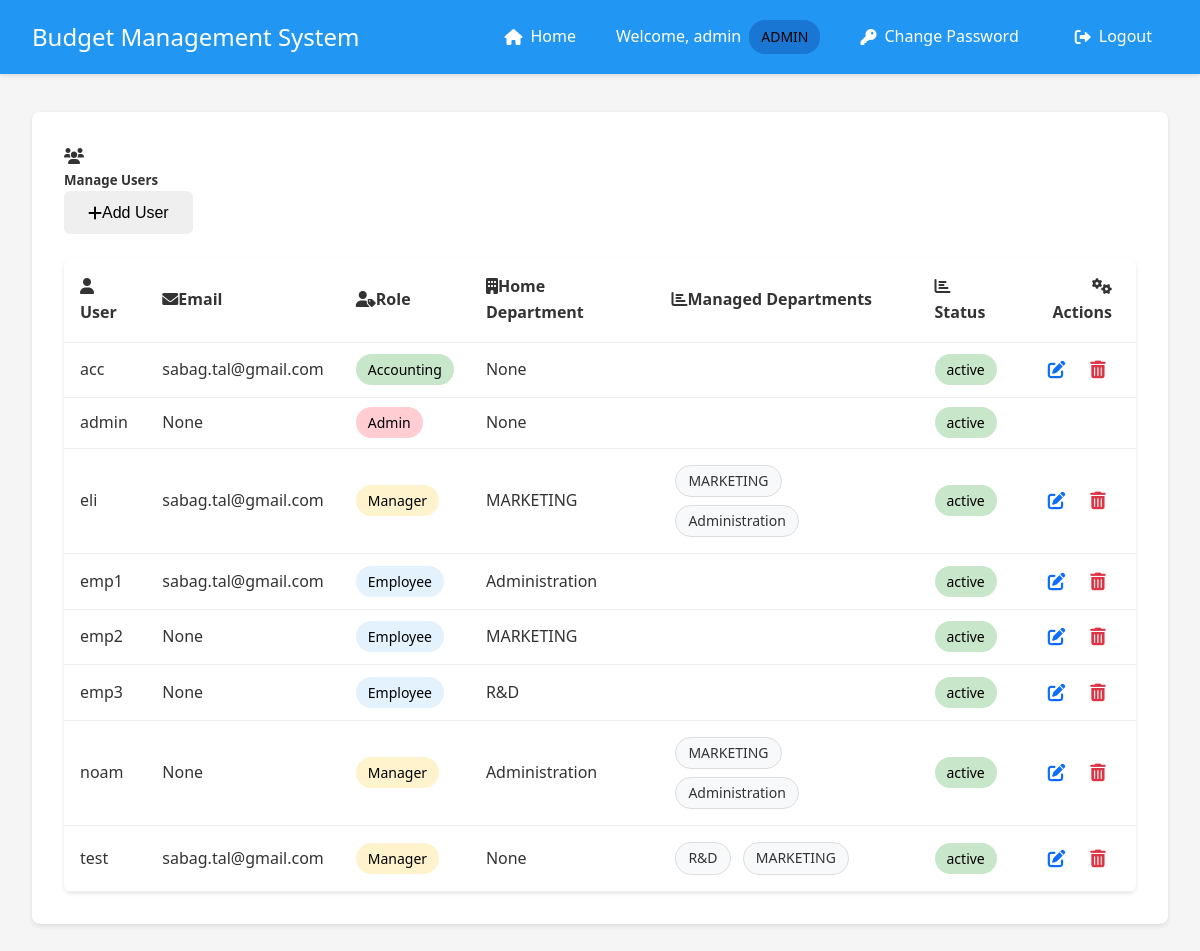
Before: /admin/users (signed in) with the older database file.
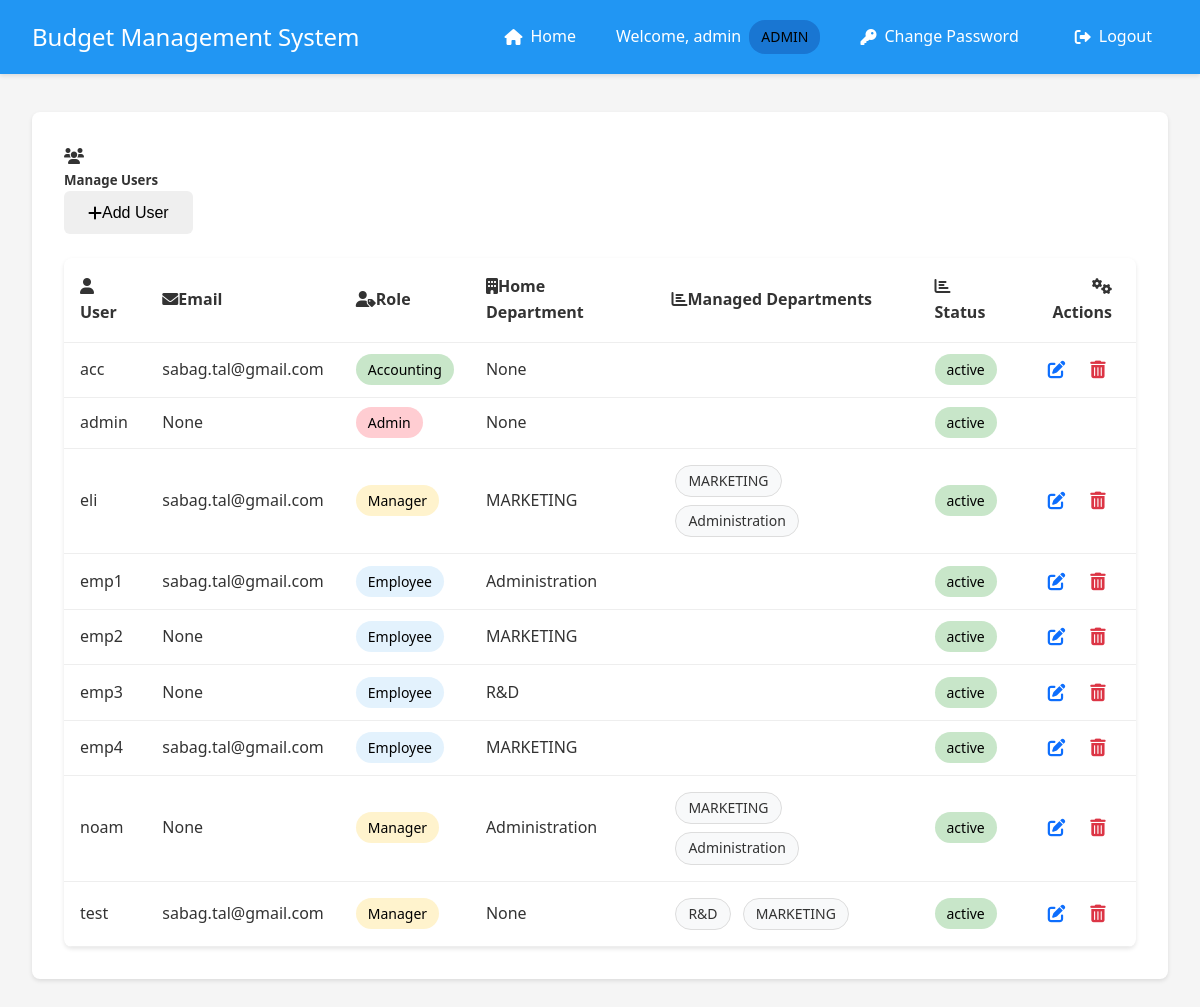
After: the same page with the newer database file.
### app.py (models this page shows, shortened)
class User(UserMixin, db.Model):
    __tablename__ = 'user'
    id = db.Column(db.Integer, primary_key=True)
    username = db.Column(db.String(80), unique=True, nullable=False)
    email = db.Column(db.String(120), unique=False, nullable=False)
    password = db.Column(db.String(120), nullable=False)
    is_manager = db.Column(db.Boolean, default=False)
    is_admin = db.Column(db.Boolean, default=False)
    is_accounting = db.Column(db.Boolean, default=False)
    status = db.Column(db.String(20), default='active')  # active, inactive, pending
    department_id = db.Column(db.Integer, db.ForeignKey('department.id'))
    home_department = db.relationship('Department',
                                    foreign_keys=[department_id],
                                    back_populates='employees')
    managed_departments = db.relationship('Department',
                                       secondary=manager_departments,
                                       backref=db.backref('department_managers', lazy='dynamic'))
    submitted_expenses = db.relationship('Expense',
                                       primaryjoin='User.id==Expense.user_id',
                                       backref='submitter',
                                       lazy=True)
    handled_expenses = db.relationship('Expense',
                                     primaryjoin='User.id==Expense.manager_id',
                                     backref='handler',
                                     lazy=True)

class Department(db.Model):
    __tablename__ = 'department'
    id = db.Column(db.Integer, primary_key=True)
    name = db.Column(db.String(100), nullable=False)
    budget = db.Column(db.Float, default=0.0)
    employees = db.relationship('User', foreign_keys='User.department_id', back_populates='home_department')
    categories = db.relationship('Category', backref='department', lazy=True)

### app.py (the view)
@app.route('/admin/users')
@login_required
def manage_users():
    if not current_user.is_admin:
        flash('Access denied. Admin privileges required.', 'danger')
        return redirect(url_for('index'))
    search = request.args.get('search', '').strip()
    department_filter = request.args.get('department', 'all')
    role_filter = request.args.get('role', 'all')
    query = User.query
    if search:
        search_pattern = f"%{search}%"
        query = query.filter(User.username.like(search_pattern))
    if department_filter != 'all':
        query = query.filter(User.department_id == department_filter)
    if role_filter == 'admin':
        query = query.filter(User.is_admin == True)
    elif role_filter == 'manager':
        query = query.filter(User.is_manager == True)
    elif role_filter == 'employee':
        query = query.filter(User.is_admin == False, User.is_manager == False)
    users = query.order_by(User.username).all()
    departments = Department.query.order_by(Department.name).all()
    return render_template('manage_users.html',
                         users=users,
                         departments=departments,
                         search=search,
                         department_filter=department_filter,
                         role_filter=role_filter)

### app.py (called while the page is built)
@login_manager.user_loader
def load_user(user_id):
    user = User.query.get(int(user_id))
    if user and user.status == 'inactive':
        return None
    return user

### templates/manage_users.html (shortened to what the changed rows need)
{% extends "base.html" %}
{% block content %}
<div class="container-fluid">
    <div class="row">
        <div class="col-12">
            <div class="card shadow-sm">
                <div class="card-body">
                    <div class="table-responsive">
                        <table class="table table-hover align-middle">
                            <thead class="table-light">
                                <tr>
                                    <th scope="col"><i class="fas fa-user me-2"></i>User</th>
                                    <th scope="col"><i class="fas fa-envelope me-2"></i>Email</th>
                                    <th scope="col"><i class="fas fa-user-tag me-2"></i>Role</th>
                                    <th scope="col"><i class="fas fa-building me-2"></i>Home Department</th>
                                    <th scope="col"><i class="fas fa-chart-bar me-2"></i>Managed Departments</th>
                                    <th scope="col"><i class="fas fa-chart-bar me-2"></i>Status</th>
                                    <th scope="col" class="actions-header"><i class="fas fa-cogs me-2"></i>Actions</th>
                                </tr>
                            </thead>
                            <tbody>
                                {% for user in users %}
                                <tr data-user-id="{{ user.id }}" class="view-row">
                                    <td>{{ user.username }}</td>
                                    <td>{{ user.email }}</td>
                                    <td>
                                        {% if user.is_admin %}
                                        <span class="badge bg-danger">Admin</span>
                                        {% elif user.is_manager %}
                                        <span class="badge bg-warning">Manager</span>
                                        {% elif user.is_accounting %}
                                        <span class="badge bg-success">Accounting</span>
                                        {% else %}
                                        <span class="badge bg-info">Employee</span>
                                        {% endif %}
                                    </td>
                                    <td>{{ user.home_department.name if user.home_department else 'None' }}</td>
                                    <td>
                                        {% if user.is_manager %}
                                        <ul class="managed-departments-list">
                                            {% for dept in user.managed_departments %}
                                            <li>{{ dept.name }}</li>
                                            {% endfor %}
                                        </ul>
                                        {% endif %}
                                    </td>
                                    <td>
                                        <span class="badge bg-{{ 'success' if user.status == 'active' else 'secondary' }}">
                                            {{ user.status }}
                                        </span>
                                    </td>
                                    <td class="actions-cell">
                                        {% if not user.is_admin %}
                                        <button onclick="startEdit({{ user.id }})" class="action-btn edit" title="Edit User">
                                            <i class="fas fa-edit"></i>
                                        </button>
                                        {% endif %}
                                        {% if user.id != current_user.id and not user.is_admin %}
                                        <button onclick="deleteUser({{ user.id }})" class="action-btn delete" title="Delete User">
                                            <i class="fas fa-trash-alt"></i>
                                        </button>
                                        {% endif %}
                                    </td>
                                </tr>
                                {% endfor %}
                            </tbody>
                        </table>
                    </div>
                </div>
            </div>
        </div>
    </div>
</div>
{% endblock %}

### templates/base.html (shortened to what this page needs)
<!DOCTYPE html>
<html lang="en">
<head>
    <link rel="stylesheet" href="{{ url_for('static', filename='style.css') }}">
    <link href="https://cdnjs.cloudflare.com/ajax/libs/font-awesome/6.0.0/css/all.min.css" rel="stylesheet">
</head>
<body>
    <nav class="navbar">
        <div class="nav-brand">Budget Management System</div>
        <div class="nav-items">
            {% if current_user.is_authenticated %}
                {% if current_user.is_admin %}
                    <a href="{{ url_for('index') }}" class="nav-link">
                        <i class="fas fa-home"></i> Home
                    </a>
                {% endif %}
                <span class="user-info">
                    Welcome, {{ current_user.username }}
                    {% if current_user.is_admin %}
                        <span class="badge admin">ADMIN</span>
                    {% elif current_user.is_manager %}
                        <span class="badge">MANAGER</span>
                    {% elif current_user.is_accounting %}
                        <span class="badge accounting">ACCOUNTING</span>
                    {% endif %}
                </span>
                <a href="{{ url_for('change_password') }}" class="nav-link">
                    <i class="fas fa-key"></i> Change Password
                </a>
                <a href="{{ url_for('logout') }}" class="nav-link">
                    <i class="fas fa-sign-out-alt"></i> Logout
                </a>
            {% else %}
                <a href="{{ url_for('login') }}" class="nav-link">
                    <i class="fas fa-sign-in-alt"></i> Login
                </a>
            {% endif %}
        </div>
    </nav>
    <div class="content">
        {% block content %}{% endblock %}
    </div>
</body>
</html>

Changed rows visible on the page:
added User: username "emp4", email "sabag.tal@gmail.com", is_admin "Employee", home_department "MARKETING", status "active"
